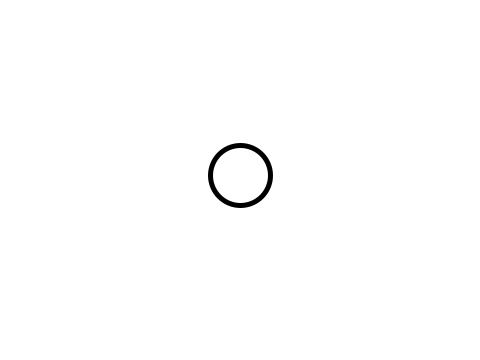
Frame 1 (no input)
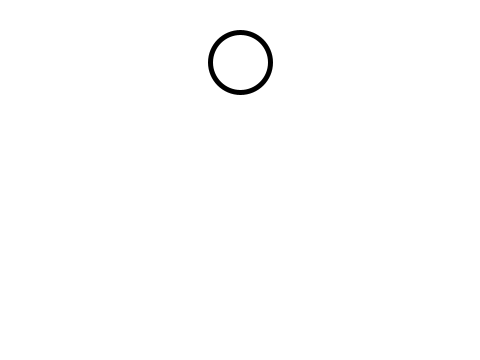
Frame 60 (the mouse pressed at the canvas centre just before this capture)
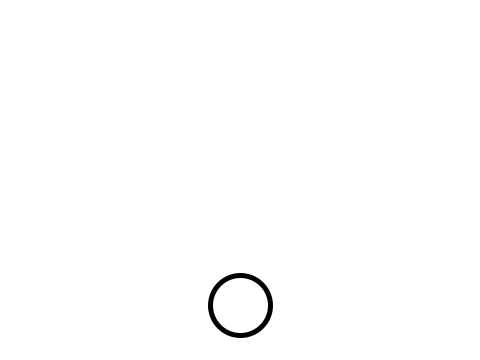
Frame 120 (the mouse held since frame 60 and released just before this capture)

The Processing sketch that drew these frames (run headless with seeded random() and noise(); from frame 60 on, the mouse is pressed at the canvas centre):

// Processing sketch: myPVectorAddConstantVelocityBounce
// ── myPVectorAddConstantVelocityBounce.pde
//myPVectorRandomAcceleration
class Point {
    PVector location;
    PVector velocity;
    PVector acceleration;
    float radius = 30;

    Point() {
        location = new PVector(width / 2, height / 2);
        velocity = new PVector(0, -5);
        acceleration = new PVector(0, 0.1);
    }

    void move() {
        velocity.add(acceleration);
        location.add(velocity);

        //오른쪽 벽에 닿이면
        if (location.x > width - radius) {
            velocity.x = - velocity.x;
        }
        //왼쪽 벽에 닿이면
        else if (location.x < 0 + radius) {
            velocity.x = - velocity.x;
        }
        //아래쪽 바닥에 닿이면
        if (location.y > height - radius) {
            location.y = height - radius;
            velocity.y = - 0.8 * velocity.y;
        }
        //위쪽 천장에 닿이면
        else if (location.y < 0 + radius) {
            location.y = radius;
            velocity.y = - 0.8 * velocity.y;
        }
    }

    void display() {
        strokeWeight(5);
        ellipseMode(RADIUS);
        ellipse(location.x, location.y, radius, radius);
        println("acceleration:" + acceleration.x + ", " + acceleration.y);
    }
}

Point point;
void setup() {
    size(480, 360);
    smooth();
    background(255);
    point = new Point();
}

void draw() {
    background(255);
    point.move();
    point.display();
}
